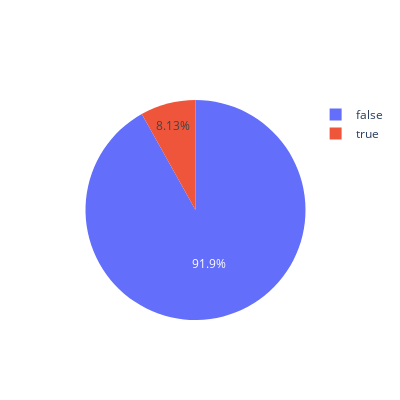

Write notebook code for a chart like this one.
### Code cell
rarity_count = pd.DataFrame(df_pokemon.Legendary.value_counts())

fig = go.Figure(go.Pie(labels=rarity_count.index, values=rarity_count['count'], sort=True))
fig.update_layout(
    height=400, 
    width=400
)

fig.show()

### Figure 1 — Plotly figure (JSON) as saved in the notebook; plotly's stock layout.template omitted (floating-point values rounded to 4 significant figures)
{"data": [{"labels": [false, true], "sort": true, "type": "pie", "values": [735, 65]}], "layout": {"height": 400, "width": 400}}
